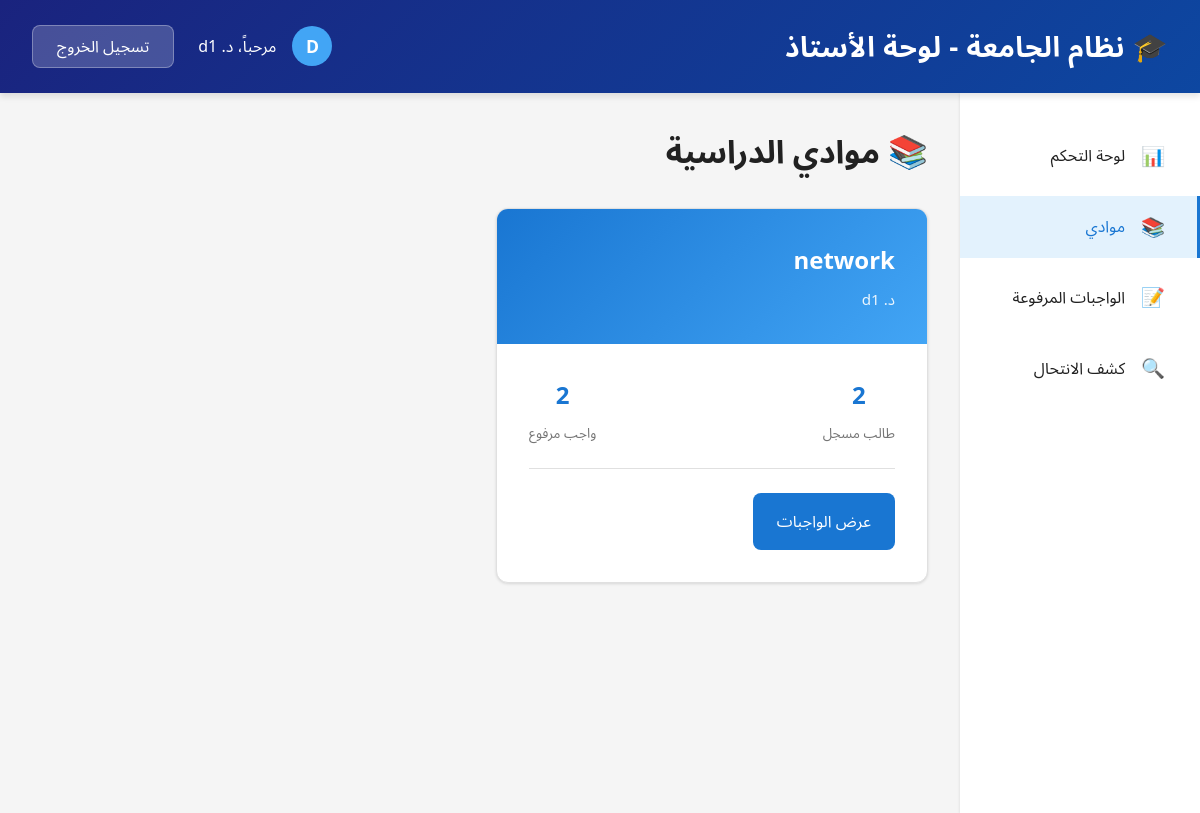
Page /doctor/subjects/ (signed in) on the earlier database version.
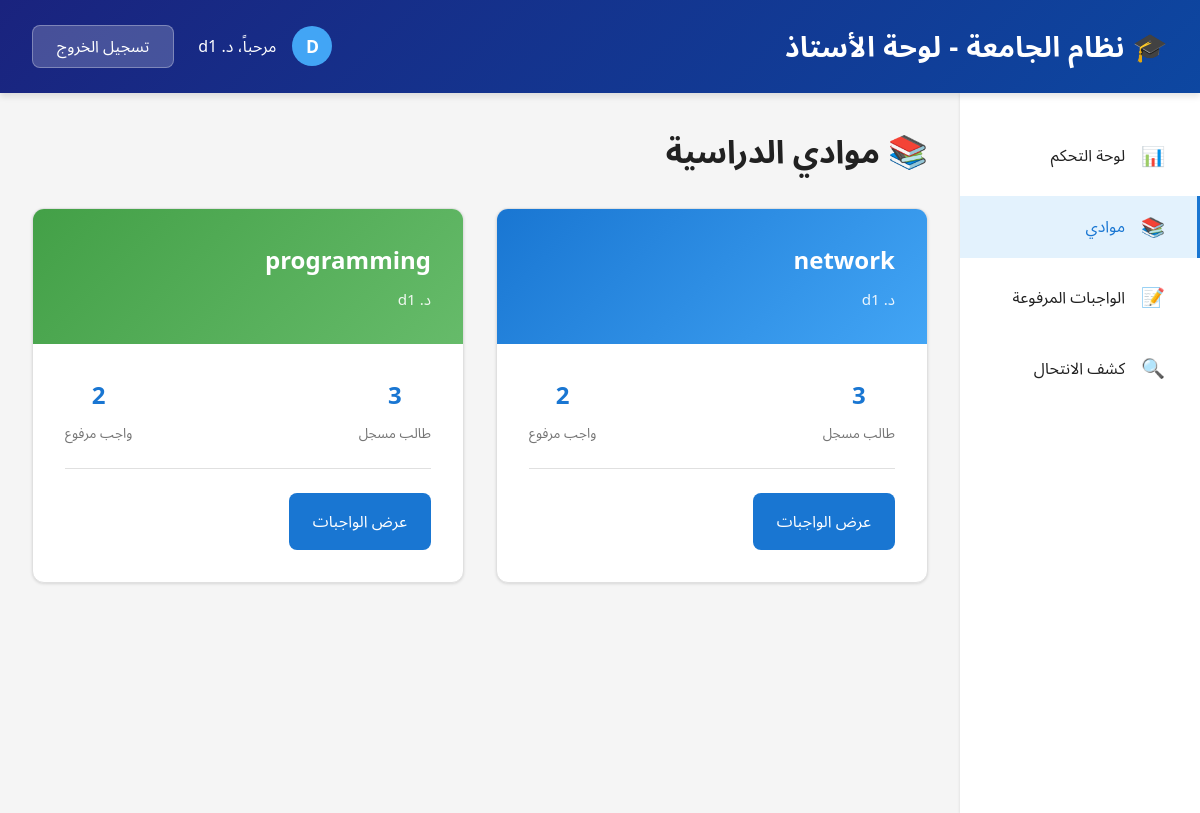
Same page on the later database version.
### myapp/models.py (models this page shows, shortened)
class Subject(models.Model):
    name = models.CharField(max_length=100, unique=True)
    description = models.TextField(blank=True, null=True)
    doctor = models.ForeignKey(
        User,
        on_delete=models.SET_NULL,
        null=True,
        limit_choices_to={'profile__role': 'doctor'},
        related_name='teaching_subjects'
    )
    created_at = models.DateTimeField(auto_now_add=True)
    class Meta:
        verbose_name = 'Subject'
        verbose_name_plural = 'Subjects'
        ordering = ['name']

### myapp/views.py (the view)
# urls.py: path('doctor/subjects/', views.DoctorSubjectsView.as_view(), name='doctor_subjects'),
@method_decorator(login_required, name='dispatch')
class DoctorSubjectsView(View):
    def get(self, request):
        if not hasattr(request.user, 'profile') or request.user.profile.role != 'doctor':
            messages.error(request, 'غير مصرح لك بالوصول إلى هذه الصفحة.')
            return redirect('/')
        assigned_subjects = Subject.objects.filter(
            doctor=request.user
        ).prefetch_related('enrollments', 'submissions')
        submissions = Submission.objects.filter(
            subject__doctor=request.user
        ).select_related('student', 'subject').order_by('-upload_date')
        subjects_data = []
        for subject in assigned_subjects:
            subject_submissions = submissions.filter(subject=subject)
            enrolled_count = subject.enrollments.count()
            subjects_data.append({
                'subject': subject,
                'submissions_count': subject_submissions.count(),
                'enrolled_count': enrolled_count,
                'submissions': subject_submissions
            })
        context = {
            'assigned_subjects': assigned_subjects,
            'subjects_data': subjects_data,
            'submissions': submissions,
            'total_subjects': assigned_subjects.count(),
            'total_submissions': submissions.count()
        }
        return render(request, 'myapp/doctor_subjects.html', context)

### templates/myapp/doctor_subjects.html (shortened to what this page needs)
{% extends 'base.html' %}
{% load static %}
{% block content %}
    <header class="header">
        <div class="header-content">
            <h1>🎓 نظام الجامعة - لوحة الأستاذ</h1>
            <div class="header-user">
                <div class="user-info">
                    <div class="user-avatar">{{ user.username|slice:":1"|upper }}</div>
                    <span>مرحباً، د. {{ user.get_full_name|default:user.username }}</span>
                </div>
                <a href="{% url 'logout' %}" class="logout-btn">تسجيل الخروج</a>
            </div>
        </div>
    </header>
    <div class="dashboard-layout">
        <aside class="sidebar">
            <ul class="sidebar-menu">
                <li>
                    <a href="{% url 'doctor_dashboard' %}">
                        <span class="icon">📊</span>
                        <span>لوحة التحكم</span>
                    </a>
                </li>
                <li>
                    <a href="{% url 'doctor_subjects' %}" class="active">
                        <span class="icon">📚</span>
                        <span>موادي</span>
                    </a>
                </li>
                <li>
                    <a href="{% url 'doctor_submissions' %}">
                        <span class="icon">📝</span>
                        <span>الواجبات المرفوعة</span>
                    </a>
                </li>
                <li>
                    <a href="{% url 'doctor_plagiarism' %}">
                        <span class="icon">🔍</span>
                        <span>كشف الانتحال</span>
                    </a>
                </li>
            </ul>
        </aside>
        <main class="main-content">
            <h1 class="page-title">📚 موادي الدراسية</h1>
            {% if subjects_data %}
            <div class="subjects-grid">
                {% for data in subjects_data %}
                <div class="subject-card">
                    <div class="subject-header" style="background: linear-gradient(135deg,
                        {% cycle '#1976d2' '#43a047' '#e53935' '#f57c00' '#7b1fa2' '#0097a7' %} 0%,
                        {% cycle '#42a5f5' '#66bb6a' '#ef5350' '#ffb74d' '#ba68c8' '#4dd0e1' %} 100%);">
                        <div>
                            <h3 class="subject-name">{{ data.subject.name }}</h3>
                            <p class="subject-teacher">د. {{ user.get_full_name|default:user.username }}</p>
                        </div>
                    </div>
                    <div class="subject-body">
                        <div class="subject-stats">
                            <div class="stat-item">
                                <div class="stat-number">{{ data.enrolled_count }}</div>
                                <div class="stat-label">طالب مسجل</div>
                            </div>
                            <div class="stat-item">
                                <div class="stat-number">{{ data.submissions_count }}</div>
                                <div class="stat-label">واجب مرفوع</div>
                            </div>
                        </div>
                        <div class="subject-actions" style="margin-top: 1rem;">
                            <a href="{% url 'doctor_submissions' %}" class="btn btn-primary">عرض الواجبات</a>
                        </div>
                    </div>
                </div>
                {% endfor %}
            </div>
            {% endif %}
        </main>
    </div>
{% endblock %}

Differences in the rows shown:
computed for Subject "network": enrolled_count "2" → "3"
added Subject: subject.name "programming", {{ user.get_full_name|default:user.username }} "d1", enrolled_count "3", submissions_count "2"
